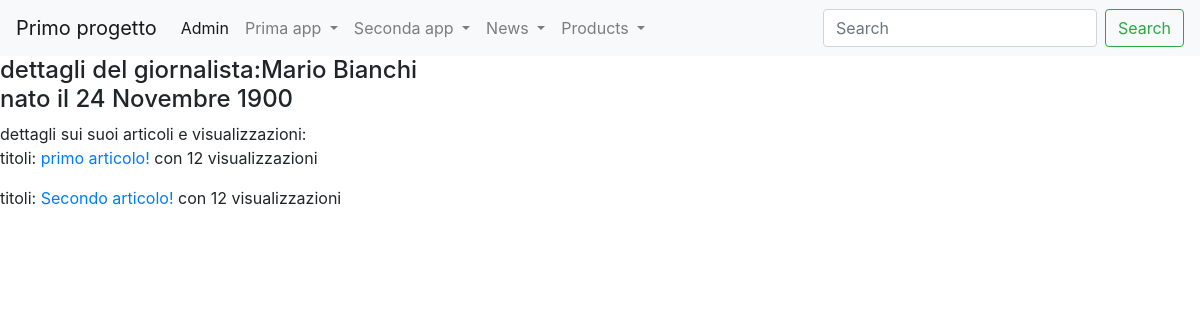
Screenshot of /news/giornalista/3 with the database file from the repository.
### news/models.py (models this page shows, shortened)
class Giornalista(models.Model):
    nome = models.CharField(max_length=20)
    cognome = models.CharField(max_length=20)
    anno_di_nascita= models.DateField(blank=True)
    class Meta:
        verbose_name = "Giornalista"
        verbose_name_plural = "Giornalisti"

class Articolo(models.Model):
    titolo= models.CharField(max_length=100)
    contenuto=models.TextField()
    giornalista = models.ForeignKey(Giornalista, on_delete=models.CASCADE, related_name="articoli")
    data=models.DateField(blank=True)
    visualizzazioni=models.IntegerField(default=0,blank=True)
    class Meta:
        verbose_name="Articolo"
        verbose_name_plural = "Articoli"

### news/views.py (the view)
# urls.py: path("giornalista/<int:pk>", giornalistaDetailView, name="giornalista_detail"),
def giornalistaDetailView(request, pk):
    giornalista = get_object_or_404(Giornalista, pk=pk)
    articoli = Articolo.objects.filter(giornalista_id=pk)
    context= {
        "giornalista": giornalista,
        "articoli":articoli
        }
    return render(request, "giornalista_detail.html", context)

### news/templates/giornalista_detail.html (shortened to what this page needs)
{% extends 'base.html' %}
{% block content %}
    <h4>
        dettagli del giornalista:{{giornalista.nome}} {{giornalista.cognome}}
        <br>
        nato il {{giornalista.anno_di_nascita}}
    </h4>
    dettagli sui suoi articoli e visualizzazioni:
        {% for articolo in articoli %}
            <p> titoli: <a href={% url 'news:articolo_detail' articolo.id %}>{{articolo.titolo}}</a> con {{articolo.visualizzazioni}} visualizzazioni</p>
        {% endfor %}
{% endblock content %}

### rows the page displays
Giornalista: nome "Mario", cognome "Bianchi", anno_di_nascita "24 Novembre 1900"
Articolo: titolo "primo articolo!", visualizzazioni "12"
Articolo: titolo "Secondo articolo!", visualizzazioni "12"
